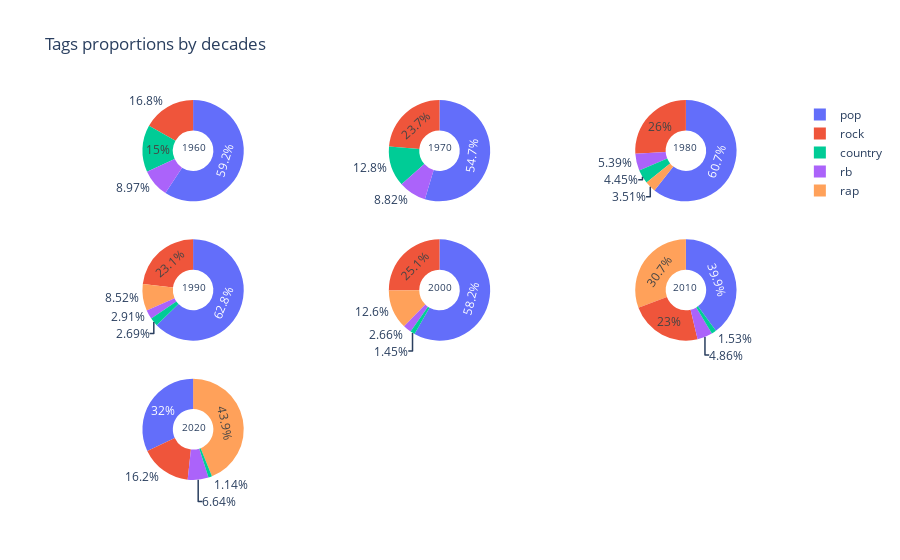

The cell this chart's notebook holds for it:
### Code cell
from modules.vizualisation import piechart_tags_decade

piechart_tags_decade(df)

### Figure 1 — Plotly figure (JSON) as saved in the notebook; plotly's stock layout.template omitted (floating-point values rounded to 4 significant figures)
{"data": [{"domain": {"x": [0, 0.2889], "y": [0.7333, 1]}, "hole": 0.4, "hoverinfo": "label+percent+name", "labels": ["country", "pop", "rb", "rock"], "name": "1960", "type": "pie", "values": [67, 264, 40, 75]}, {"domain": {"x": [0.3556, 0.6444], "y": [0.7333, 1]}, "hole": 0.4, "hoverinfo": "label+percent+name", "labels": ["country", "pop", "rb", "rock"], "name": "1970", "type": "pie", "values": [51, 217, 35, 94]}, {"domain": {"x": [0.7111, 1], "y": [0.7333, 1]}, "hole": 0.4, "hoverinfo": "label+percent+name", "labels": ["country", "pop", "rap", "rb", "rock"], "name": "1980", "type": "pie", "values": [19, 259, 15, 23, 111]}, {"domain": {"x": [0, 0.2889], "y": [0.3667, 0.6333]}, "hole": 0.4, "hoverinfo": "label+percent+name", "labels": ["country", "pop", "rap", "rb", "rock"], "name": "1990", "type": "pie", "values": [12, 280, 38, 13, 103]}, {"domain": {"x": [0.3556, 0.6444], "y": [0.3667, 0.6333]}, "hole": 0.4, "hoverinfo": "label+percent+name", "labels": ["country", "pop", "rap", "rb", "rock"], "name": "2000", "type": "pie", "values": [6, 241, 52, 11, 104]}, {"domain": {"x": [0.7111, 1], "y": [0.3667, 0.6333]}, "hole": 0.4, "hoverinfo": "label+percent+name", "labels": ["country", "pop", "rap", "rb", "rock"], "name": "2010", "type": "pie", "values": [6, 156, 120, 19, 90]}, {"domain": {"x": [0, 0.2889], "y": [0, 0.2667]}, "hole": 0.4, "hoverinfo": "label+percent+name", "labels": ["country", "pop", "rap", "rb", "rock"], "name": "2020", "type": "pie", "values": [5, 140, 192, 29, 71]}], "layout": {"annotations": [{"font": {"size": 10}, "showarrow": false, "text": "1960", "x": 0.125, "y": 0.9}, {"font": {"size": 10}, "showarrow": false, "text": "1970", "x": 0.5, "y": 0.9}, {"font": {"size": 10}, "showarrow": false, "text": "1980", "x": 0.875, "y": 0.9}, {"font": {"size": 10}, "showarrow": false, "text": "1990", "x": 0.125, "y": 0.5073}, {"font": {"size": 10}, "showarrow": false, "text": "2000", "x": 0.5, "y": 0.5073}, {"font": {"size": 10}, "showarrow": false, "text": "2010", "x": 0.875, "y": 0.5073}, {"font": {"size": 10}, "showarrow": false, "text": "2020", "x": 0.125, "y": 0.1146}], "title": {"text": "Tags proportions by decades"}}}
